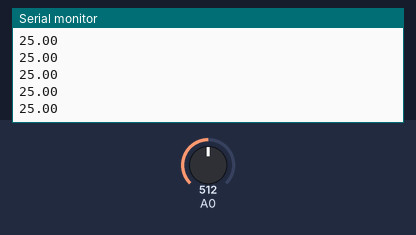
This sketch was run on a simulated Arduino Uno, built with avr-gcc and run on an emulated ATmega328P. On the bench: the last lines printed to the serial monitor. Inputs (shaded band) come from the test bench; at power-on: A0 = 512.

Above: at 1.2 s.
1.3 s: A0 set to 716
At 1.32 s:
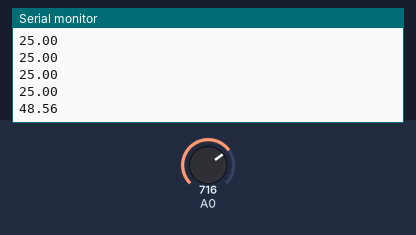
2.8 s: A0 set to 900
At 2.83 s:
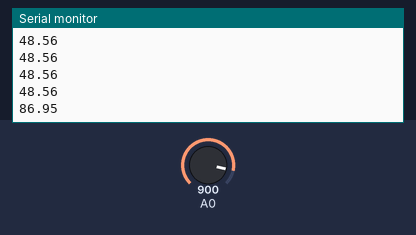
Timing chart, 0 to 5.8 s (numbered marks = the images above; inputs shaded):
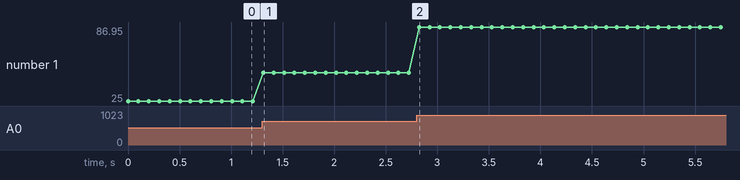

The sketch:

homework_sensor.ino
```cpp
  float R0 = 10000;
  float R5 = 10000;
  float B = 3435;
  float T0 = 298.15;
  float diffTemp = 273.15;

void setup() {
  // initialize serial communication at 9600 bits per second:
  Serial.begin(9600);
}

float calcRTH(float adc,float R5) {
  return (R5*1024/adc-R5);
}

float calcT(float rth, float R0, float B, float T0){
  return (1/(log(rth/R0)/B + 1 / T0));
}

void loop() {
  int sensorValue = analogRead(A0);
  Serial.println(calcT(calcRTH(sensorValue,R5), R0, B, T0) - diffTemp);
  delay(100);
}
```

Measured:
- after the input at 1.3 s, the serial monitor: prints a new line at once (image 1)
- after the input at 2.8 s, the serial monitor: prints a new line at once (image 2)
- plotted number 1: 25 → 48.56 after the input at 1.3 s, 48.56 → 86.95 after the input at 2.8 s
